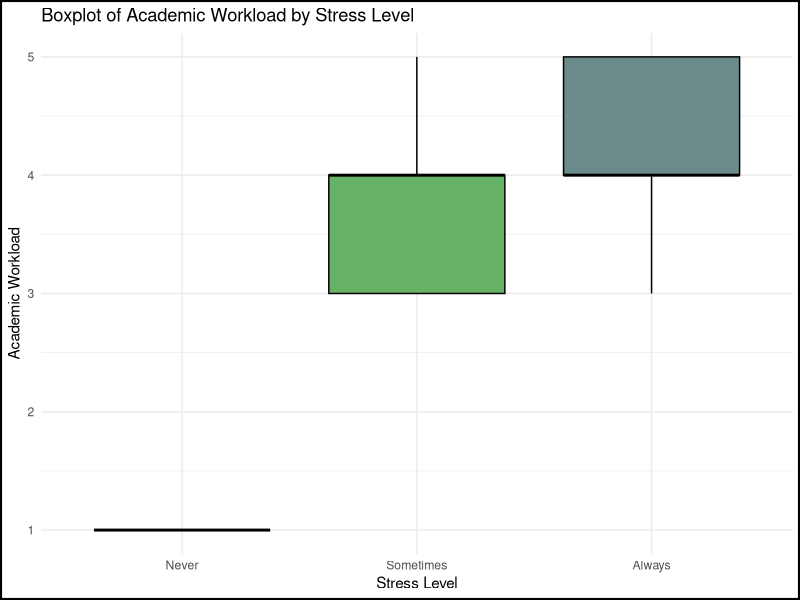
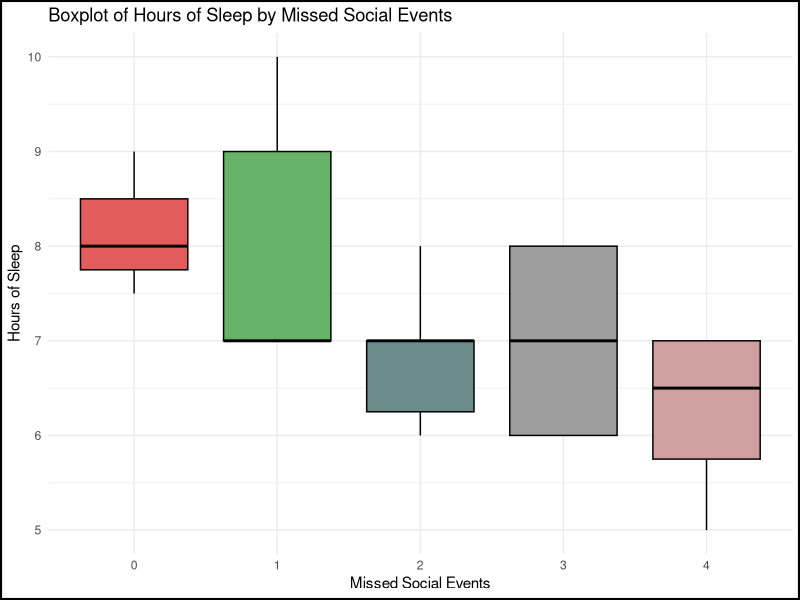
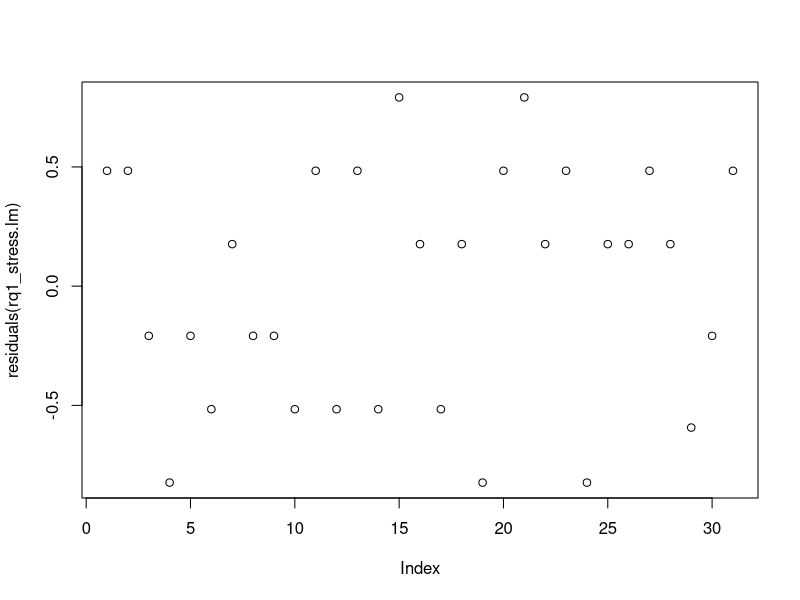

Here is the R script that generated these plots, in order: (Note: this script raises an error after producing the figures.)
my_data <- read.csv("STA304 Group Project Dataset.csv", header=TRUE, sep=',')
# Datapreprocessing
# Remove column 'X'
data_cleaned <- my_data[,!(names(my_data)=="X")]
# Remove fake responses on row 3 and 12
data_cleaned <- data_cleaned[-c(3, 12),]
data_cleaned

# Calculating sample size
N = 200
B = .25
D = (B^2)/4
sigma = sd(data_cleaned$academic_workload)
n = ceiling((N * sigma^2) / ((N-1) * D + sigma^2))
n

my_data <- read.csv("STA304 Group Project Dataset.csv", header=TRUE, sep=',')
# Datapreprocessing
# Remove column 'X'
data_cleaned <- my_data[,!(names(my_data)=="X")]
# Remove fake responses on row 3 and 12
data_cleaned <- data_cleaned[-c(3, 12),]
data_cleaned

N = 200
B = .29
D = (B^2)/4
sigma = sd(data_cleaned$academic_workload)
n = ceiling((N * sigma^2) / ((N-1) * D + sigma^2))
n

# Select a random sample of n rows
set.seed(1)
random_indices <- sample(1:nrow(data_cleaned), n)
sample_data <- data_cleaned[random_indices, ]
sample_data

#####Simple and Multiple Linear Regressions#####

# Research Question 1 - Simple Linear Regression
sample_data$stress_numeric <- as.numeric(factor(sample_data$stress, levels = c("Never", "Sometimes", "Always")))
rq1_stress.lm = lm(stress_numeric ~ academic_workload, data = sample_data)
summary(rq1_stress.lm)


# Assumptions for Research Question 1 - Simple Linear Regression
png("residuals_rq1.png", width = 800, height = 600)
# Plot code goes here, for example:
plot(residuals(rq1_stress.lm))
dev.off()
# Research Question 1 - Boxplot
options(warn = -1)
library(ggplot2)
library(grid)

sample_data$stress <- factor(sample_data$stress, levels = c("Never", "Sometimes", "Always"))
sample_data$stress_numeric <- as.numeric(factor(sample_data$stress, levels = c("Never", "Sometimes", "Always")))

boxplot_plot <- ggplot(sample_data, aes(x = factor(stress), y = academic_workload, fill = stress)) +
  geom_boxplot(color = "black") +
  scale_fill_manual(values = c("Never" = "#E25C5C", "Sometimes" = "#66B266", "Always" = "#6C8B8B")) +
  labs(title = "Boxplot of Academic Workload by Stress Level",
       x = "Stress Level",
       y = "Academic Workload") +
  theme_minimal() +
  theme(legend.position = "none")

print(boxplot_plot)
grid.rect(gp = gpar(fill = NA, col = "black", lwd = 4)) # lwd = thickness of border

# Save the plot as a PNG file
# ggsave("boxplot_academic_workload_by_stress.png", plot = boxplot_plot, width = 8, height = 6, dpi = 300)



# Research Question 2 - Multiple Linear Regression
rq2.lm = lm(hours_sleep ~ academic_workload + missed_social_events, data = sample_data)
summary(rq2.lm)
# Research Question 2 - Boxplot
boxplot_plot <- ggplot(sample_data, aes(x = factor(missed_social_events), y = hours_sleep, fill = factor(missed_social_events))) +
  geom_boxplot(color = "black") +
  scale_fill_manual(values = c("0" = "#E25C5C", "1" = "#66B266", "2" = "#6C8B8B", "3" = "#9E9E9E", "4" = "#D0A0A0")) +
  labs(title = "Boxplot of Hours of Sleep by Missed Social Events",
       x = "Missed Social Events",
       y = "Hours of Sleep") +
  theme_minimal() +
  theme(legend.position = "none")
  
print(boxplot_plot)
grid.rect(gp = gpar(fill = NA, col = "black", lwd = 4))

# Save the plot as a PNG file
# ggsave("boxplot_hours_sleep_by_missed_social_events.png", plot = boxplot_plot, width = 8, height = 6, dpi = 300)


{r}
# Assumptions for Research Question 2 - Multiple Linear Regression
png("residuals_rq2.png", width = 800, height = 600)
# Plot code goes here, for example:
plot(residuals(rq2_stress.lm))
dev.off()


# Assumptions for Research Question 2 - Multiple Linear Regression
png("qq_rq2.png", width = 800, height = 600)
# Plot code goes here, for example:
plot(rq2.lm, which=2)
dev.off()

# Assumptions for Research Question 2 - Multiple Linear Regression
library(car)
vif(rq2.lm)

# Research Question 3 - Multiple Linear Regression
rq3.lm <- lm(stress_numeric ~ missed_social_events + living_situation, data = sample_data)
summary(rq3.lm)

# Assumptions for Research Question 3 - Multiple Linear Regression
png("residuals_rq3.png", width = 800, height = 600)
# Plot code goes here, for example:
plot(residuals(rq3.lm))
dev.off()
# Research Question 3 - Boxplot
boxplot_plot <- ggplot(sample_data, aes(x = factor(missed_social_events), y = stress_numeric, fill = factor(missed_social_events))) +
  geom_boxplot(color = "black") +
  scale_fill_manual(values = c("0" = "#E25C5C", "1" = "#66B266", "2" = "#6C8B8B", "3" = "#9E9E9E", "4" = "#D0A0A0")) +
  labs(title = "Boxplot of Stress Level by Missed Social Events",
       x = "Missed Social Events",
       y = "Stress Level") +
  theme_minimal() +
  theme(legend.position = "none")

print(boxplot_plot)
grid.rect(gp = gpar(fill = NA, col = "black", lwd = 4))

# Save the plot as a PNG file
# ggsave("boxplot_missed_social_events_by_stress.png", plot = boxplot_plot, width = 8, height = 6, dpi = 300)


# Assumptions for Research Question 3 - Multiple Linear Regression
library(car)
vif(rq3.lm)


#####Kruskal-Wallis Test#####

# Kruskal-Wallis Test between stress and academic_workload

sample_data$stress_numeric <- as.numeric(factor(sample_data$stress, 
                                                levels = c("Never", "Sometimes", "Always")))
shapiro_result_workload <- shapiro.test(sample_data$academic_workload)
print(shapiro_result_workload)

kruskal_result_workload <- kruskal.test(stress_numeric ~ academic_workload, data = sample_data)
print(kruskal_result_workload)
tapply(sample_data$stress_numeric, sample_data$academic_workload, mean) #mean stress levels across different academic workload ratings

# Kruskal-Wallis Test between stress and hours_sleep
sample_data$stress_numeric <- as.numeric(factor(sample_data$stress, 
                                                levels = c("Never", "Sometimes", "Always")))

sample_data$sleep_category <- cut(sample_data$hours_sleep, 
                                  breaks = c(0, 6, 8, Inf),
                                  labels = c("less than 6 hours", "6-8 hours", "over 8 hours"),
                                  include.lowest = TRUE, right = FALSE)

shapiro_result_hours_sleep <- shapiro.test(sample_data$hours_sleep)
print(shapiro_result_hours_sleep)

kruskal_result_sleep <- kruskal.test(stress_numeric ~ sleep_category, data = sample_data)
print(kruskal_result_sleep)
tapply(sample_data$stress_numeric, sample_data$sleep_category, mean) #mean stress levels across different sleep catagories

# Kruskal-Wallis Test between stress and missed social events
sample_data$stress_numeric <- as.numeric(factor(sample_data$stress, 
                                                levels = c("Never", "Sometimes", "Always")))

shapiro_result_workload <- shapiro.test(sample_data$missed_social_events)
print(shapiro_result_workload)

kruskal_result_social <- kruskal.test(stress_numeric ~ missed_social_events, data = sample_data)
print(kruskal_result_social)

tapply(sample_data$stress_numeric, sample_data$missed_social_events, mean) #mean stress levels across different missed social events ratings

#####Chi Square Test#####

sample_data$workload <-as.numeric(factor(sample_data$academic_workload,levels =c(1,2,3,4,5)))

sample_data$anxiety_numeric <- as.numeric(factor(sample_data$anxiety,levels = c("Never", "Sometimes", "Always")))

sample_data$concentration_numeric <- as.numeric(factor(sample_data$concentration,levels = c("Never", "Sometimes", "Always")))

sample_data$living <- as.numeric(factor(sample_data$living_situation,
                                        levels = c("Living alone", "Living with family", "Living with roommates", "Living on campus")))

sample_data$time <-as.numeric(factor(sample_data$time_management,levels =c(0,1,2,3,4)))

sample_data$finances <-as.numeric(factor(sample_data$financial_problems,levels =c(0,1,2,3,4)))

sample_data$socials <-as.numeric(factor(sample_data$missed_social_events,levels =c(0,1,2,3,4)))

#Academic Workload vs Stress
new_table <- table(sample_data$workload, sample_data$stress_numeric)
chisq_result <- chisq.test(new_table)
print(chisq_result)

#Academic Workload vs Anxiety
new_table <- table(sample_data$workload, sample_data$anxiety_numeric)
chisq_result <- chisq.test(new_table)
print(chisq_result)

#Academic Workload vs Concentration
new_table <- table(sample_data$workload, sample_data$concentration_numeric)
chisq_result <- chisq.test(new_table)
print(chisq_result)

#Living Situation vs Stress
new_table <- table(sample_data$living, sample_data$stress_numeric)
chisq_result <- chisq.test(new_table)
print(chisq_result)

#Living Situation vs Anxiety
new_table <- table(sample_data$living, sample_data$anxiety_numeric)
chisq_result <- chisq.test(new_table)
print(chisq_result)

#Living Situation vs Concentration
new_table <- table(sample_data$living, sample_data$concentration_numeric)
chisq_result <- chisq.test(new_table)
print(chisq_result)

#Time Management vs Stress
new_table <- table(sample_data$time, sample_data$stress_numeric)
chisq_result <- chisq.test(new_table)
print(chisq_result)

#Time Management vs Anxiety
new_table <- table(sample_data$time, sample_data$anxiety_numeric)
chisq_result <- chisq.test(new_table)
print(chisq_result)

#Time Management vs Concentration
new_table <- table(sample_data$time, sample_data$concentration_numeric)
chisq_result <- chisq.test(new_table)
print(chisq_result)

#Financials vs Stress
new_table <- table(sample_data$finances, sample_data$stress_numeric)
chisq_result <- chisq.test(new_table)
print(chisq_result)

#Financials vs Anxiety
new_table <- table(sample_data$finances, sample_data$anxiety_numeric)
chisq_result <- chisq.test(new_table)
print(chisq_result)

#Financials vs Concentration
new_table <- table(sample_data$finances, sample_data$concentration_numeric)
chisq_result <- chisq.test(new_table)
print(chisq_result)
